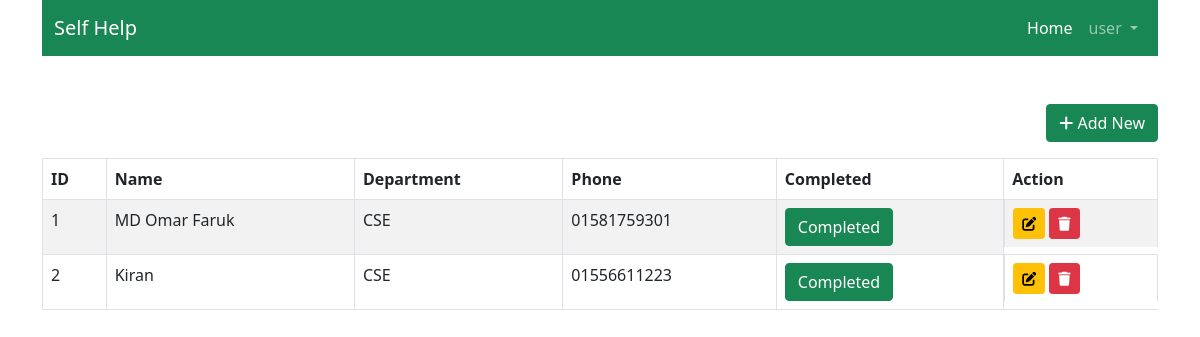
Before: / with the older database file.
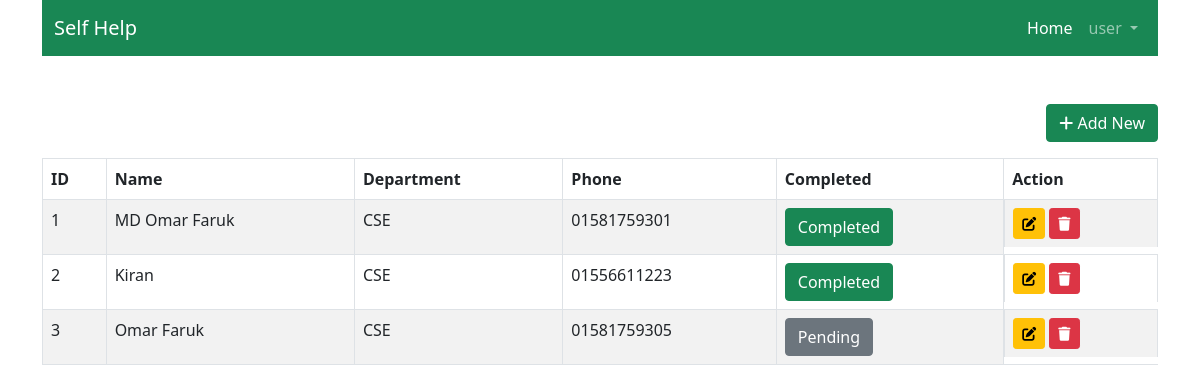
After: the same page with the newer database file.
### task/models.py (models this page shows, shortened)
class Task(models.Model):
    name = models.CharField(max_length=250)
    department = models.CharField(max_length=250)
    phone = models.CharField(max_length=16, unique=True)
    is_completed = models.BooleanField(default=False)
    created_at = models.DateTimeField(auto_now_add=True)
    updated_at = models.DateTimeField(auto_now=True)

### task/views.py (the view, shortened to what this page needs)
# urls.py: path('', HomeView.as_view(), name='HomeView'),
class HomeView(View):
    def get(self, request):
        tasks = Task.objects.all()
        return render(request, 'home.html', {'tasks': tasks})

### templates/home.html (shortened to what this page needs)
{% extends 'base.html' %}
{% block main %}
<div class="container mt-5">
    <div class="d-flex justify-content-end mb-3">
        <button class="btn btn-success" data-bs-toggle="modal" data-bs-target="#addModal">
            <i class="fas fa-plus"></i> Add New
        </button>
    </div>
    <table class="table table-bordered table-striped">
        <thead>
            <tr>
                <th>ID</th>
                <th>Name</th>
                <th>Department</th>
                <th>Phone</th>
                <th>Completed</th>
                <th>Action</th>
            </tr>
        </thead>
        <tbody>
            {% for task in tasks %}
            <tr>
                <td>{{ task.id }}</td>
                <td>{{ task.name }}</td>
                <td>{{ task.department }}</td>
                <td>{{ task.phone }}</td>
                <td>
                    <form action="{% url 'IsCompleteView' task.id %}" method="post">
                        <button class="btn {% if task.is_completed %}btn-success{% else %}btn-secondary{% endif %}">
                            {% if task.is_completed %}
                                Completed
                            {% else %}
                                Pending
                            {% endif %}
                        </button>
                    </form>
                </td>
                <td class="d-flex gap-1">
                    <button class="btn btn-warning btn-sm" data-bs-toggle="modal" data-bs-target="#editModal{{ task.id }}">
                        <i class="fas fa-edit"></i>
                    </button>
                    <form action="{% url 'DeletedView' task.id %}" method="post" onsubmit="return confirm('Are you sure you want to delete this task?');">
                        <button type="submit" class="btn btn-danger btn-sm">
                            <i class="fas fa-trash"></i>
                        </button>
                    </form>
                </td>
            </tr>
            {% empty %}
            <tr>
                <td colspan="6" class="text-center text-muted">No tasks found.</td>
            </tr>
            {% endfor %}
        </tbody>
    </table>
</div>
{% endblock main %}

### templates/base.html (shortened to what this page needs)
<!DOCTYPE html>
<html lang="en">
<head>
    {% load static %}
    <link rel="stylesheet" href="{% static 'assets/css/bootstrap.min.css' %}">
    <link rel="stylesheet" href="{% static 'assets/css/style.css' %}">
    <link rel="stylesheet" href="//cdn.datatables.net/2.3.5/css/dataTables.dataTables.min.css">
    <link rel="stylesheet" href="https://cdnjs.cloudflare.com/ajax/libs/font-awesome/6.5.0/css/all.min.css"/>
</head>
<body>
    <header id="header">
        <div class="header container">
            <nav class="navbar navbar-expand-lg navbar-dark bg-success">
                <div class="container-fluid">
                    <a class="navbar-brand" href="{% url 'HomeView' %}">Self Help</a>
                    <div class="collapse navbar-collapse" id="navbarScroll">
                        <ul class="navbar-nav ms-auto my-2 my-lg-0 navbar-nav-scroll" style="--bs-scroll-height: 100px;">
                            <li class="nav-item">
                                <a class="nav-link active" aria-current="page" href="{% url 'HomeView' %}">Home</a>
                            </li>
                            <li class="nav-item dropdown">
                                <a class="nav-link dropdown-toggle" href="#" id="navbarScrollingDropdown" role="button" data-bs-toggle="dropdown" aria-expanded="false">
                                    user
                                </a>
                            </li>
                        </ul>
                    </div>
                </div>
            </nav>
        </div>
    </header>
    {% block main %}
    {% endblock main %}
</body>
</html>

Changed rows visible on the page:
added Task: id "3", name "Omar Faruk", department "CSE", phone "01581759305", is_completed "Pending"
